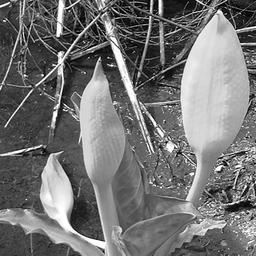
#> input picture s5/images/swampflower.png, 256 x 256 px, shrunk from 512 x 512 before the run
$ jupyter execute --allow-errors sheet05.ipynb   (shell and % lines are left out)
#> lines starting #> are read from the running program, lines starting #| are printed output that depends on the picture; after the words box and inside, x2 and y2 are one past the last pixel; in counts of white or black regions, pixels touching at a corner belong together
Osnabrück University - Computer Vision (Winter Term 2020/21) - Prof. Dr.-Ing. G. Heidemann, Ulf Krumnack, Axel Schaffland

# Exercise Sheet 05: Segmentation 2

## Introduction

This week's sheet should be solved and handed in before the end of **Saturday, December 5, 2020**. If you need help (and Google and other resources were not enough), feel free to contact your groups' designated tutor or whomever of us you run into first. Please upload your results to your group's Stud.IP folder.

## Assignment 0: Math recap (Periodic functions) [0 Points]

This exercise is supposed to be very easy, does not give any points, and is voluntary. There will be a similar exercise on every sheet. It is intended to revise some basic mathematical notions that are assumed throughout this class and to allow you to check if you are comfortable with them. Usually you should have no problem to answer these questions offhand, but if you feel unsure, this is a good time to look them up again. You are always welcome to discuss questions with the tutors or in the practice session. Also, if you have a (math) topic you would like to recap, please let us know.

**a)** What are periodic functions? Can you provide a definition?

YOUR ANSWER HERE

**b)** What are *amplitude*, *frequency*, *wave length*, and *phase* of a sine function? How can you change these properties?

YOUR ANSWER HERE

**c)** How are sine and cosine defined for complex arguments? In what sense does this generalize the real case?

YOUR ANSWER HERE

## Assignment 1: Edge-based segmentation  [5 Points]

### a) Gradients
What is the gradient of a pixel? How do we calculate the first, how the second derivative of an image?

The gradient of a pixel is given by the difference in contrast to its neighboring pixels (4- or 8-neighborhood). The gradient points into the direction with highest divergence. We can imagine an image as a function consisting of two variables (x- and y-axes) and its color shading in each pixel as the outcome. The whole image presents a landscape of valleys and hills in respect to its shading and coloring. A sobel-filtered image presents the first derivative of each pixel while the laplace-filter creates the second derivative.

### b) Edge linking

Describe in your own words the idea of edge linking. What is the goal? Why does it not necessarily yield closed
edge contours?

Edge linking is a variant of **edge-based segmentation** that uses gradient magnitude to link edges.
The stronger the gradient value at position $(x, y)$, the higher the probability that it is a real edge and not noise.
If $(x, y)$ belongs to an edge, the idea is that there should be more edge pixels orthogonal to the gradient direction.

**Goal:** Find segments by a search for boundaries between regions of different features.

**TODO: Why not closed edge contours?**

### c) Zero crossings

Explain what zero crossings are. Why does the detection of zero crossings always lead to closed contours?

A zero-crossing in general is a point where the sign of a function changes, represented by an intercept of the axis in the graph of the function.
In our context, zero crossings of the second derivative correspond to edges.

**TODO:** why lead to closed contours?

### c) Zero crossings (implementation)

Provide an implementation of the zero crossing procedure described in (CV-07 slide 71). To get sensible results you should smooth the image before applying the Laplacian filter, e.g. using the Laplacian of a Gaussian (you may use buildin functions for the filterings steps).

[cell 1]
from skimage import filters
from imageio import imread
import matplotlib.pyplot as plt
from scipy.ndimage import shift
import numpy as np

img = imread('images/swampflower.png').astype(float)
#> img: shape (256, 256) float64; min 0, max 255, mean 115.5
img /= img.max()

# Now compute edges and then zero crossings using the 4-neighborhood and the 8-neighborhood
# YOUR CODE HERE

def four_shift(edges):
    x_shift = shift(edges, (1, 0))
    y_shift = shift(edges, (0, 1))
    return (edges * x_shift <= 0) + (edges * y_shift <= 0)
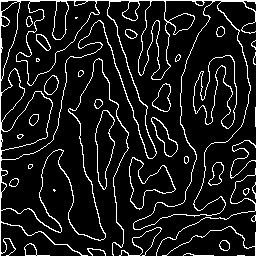
#> returned value: shape (256, 256) bool; 10.1% white in thin lines or dots

def eight_shift(edges):
    tmp = four_shift(edges)
    xy_shift_one = shift(edges, (1, -1))
    xy_shift_two = shift(edges, (1, 1))
    return tmp + (edges * xy_shift_one <= 0) + (edges * xy_shift_two <= 0)
#> returned value: shape (256, 256) bool; 16.7% white in thin lines or dots

smooth_img = filters.gaussian(img, sigma=5)
edges = filters.laplace(smooth_img)

zero_crossings_n4 = four_shift(edges)
zero_crossings_n8 = eight_shift(edges)

plt.figure(figsize=(12, 12))
plt.gray()

plt.subplot(2,2,1); plt.axis('off'); plt.imshow(img); plt.title('original')
plt.subplot(2,2,2); plt.axis('off'); plt.imshow(edges); plt.title('edges')
plt.subplot(2,2,3); plt.axis('off'); plt.imshow(zero_crossings_n4); plt.title('zero crossings (N4)')
plt.subplot(2,2,4); plt.axis('off'); plt.imshow(zero_crossings_n8); plt.title('zero crossings (N8)' )

plt.show()

## Assignment 2: Watershed transform  [5 Points]

### a) Watershed transform

Explain in your own words the idea of watershed transform. How do the two different approaches from the lecture work? Why does watershed transform always give a closed contour?

Watershed transform finds segments included by edges. The gradient magnitude image represents the heights of the watershed as segment boundaries.
The water flows downhill to a local minimum and the result are segments enclosed by edges, but ignoring the differing strength of edges (noise).

Two methods:
- **rain**: compute for each pixel the local minimum (where the water gathers)
- **flood**: starting at local minima, the groundwater floats the relief

**TODO:** Why does watershed transform always give a closed contour?

### b) Implementation

Now implement the watershed transform using the flooding approach (CV-07 slide 76, but note, that the algorithm presented there is somewhat simplified!). Obviously, buildin functions for computing watershed transform are not allowed, but all other functions may be used. In this example we appply the watershed transform to a distance transformed image, so you **do not** have to take the gradient image, but can apply the watershed transform directly.

[cell 2]
import numpy as np
import imageio
import matplotlib.pyplot as plt


# [51 lines left out: functions watershed, get_neighbor_labels, not called in this run]

#> (the rest of this cell did not finish here and is left out)

### c) Application: maze

You can use watershed transform to find your way through a maze. To do so, first apply a distance transform to the maze and then flood the result. The watershed will show you the way through the maze. Explain why this works.
You can use build-in functions instead of your own watershed function.

[cell 3]
import numpy as np
import imageio
import matplotlib.pyplot as plt
from scipy.ndimage.morphology import distance_transform_edt
from skimage.segmentation import watershed

img = imageio.imread('images/maze2.png', pilmode = 'L') # 'maze1.png' or 'maze2.png'
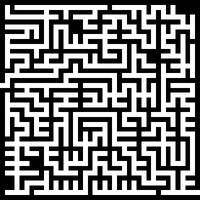
#> input picture s5/images/maze2.png, 200 x 200 px, shrunk from 400 x 400 before the run
#> img is the input picture: shape (200, 200); min 0, max 255, mean 122.4

result = img[:, :, np.newaxis].repeat(3, 2)
# YOUR CODE HERE
dt = distance_transform_edt(img)
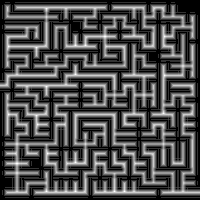
#> dt: shape (200, 200) float64; min 0, max 5, mean 1.49; drawn with min black and max white
water = watershed(dt)
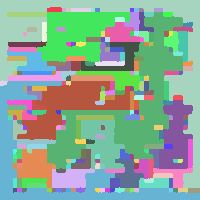
#> water: shape (200, 200) int32; 221 distinct labels, from 1 to 221; one colour per label, 0 black
result[water == 1] = (255, 0, 0)
#> result: shape (200, 200, 3); 14.99% of pixels changed, all inside (x1, y1, x2, y2) = (0, 0, 200, 188)

plt.figure(figsize=(10, 10))
plt.title('Solution')
plt.axis('off')
plt.gray()
plt.imshow(result)
plt.show()

The solution path is the watershed between the catchment basins.

## Assignment 3: $k$-means segmentation [5 Points]

**a)** Explain the idea of $k$-means clustering and how it can be used for segmentation.

Color segmentation in general is used to find segments of constant color.
$k-$Means in general is used to separate data into $k$ clusters of similar properties represented by a cluster center.

$k-$Means for color segmentation starts with with $k$ random RGB values as cluster centers and assigns each RGB value in the image to its closest
cluster center based on the RGB difference. Afterwards, a new center is computed for each cluster based on its average RGB value.
It's an iterative procedure of the two steps 'center computation' and 'cluster assignment update' until convergence up to a certain threshold is reached.

**b)** Implement k-means clustering for color segmentation of an RGB image (no use of `scipy.cluster.vq.kmeans` or similar functions allowed here, but you may use functions like `numpy.mean`, `scipy.spatial.distance.pdist` and similar utility functions). Stop calculation when center vectors do not change more than a predefined threshold. Avoid empty clusters by re-initializing the corresponding center vector. (Empirically) determine a good value for $k$ for clustering the image 'peppers.png'.
**Bonus** If you want you can visualize the intermediate steps of the clustering process.

First lets take a look at how our image looks in RGB colorspace.

[cell 4]
from mpl_toolkits.mplot3d import Axes3D
from imageio import imread
import matplotlib.pyplot as plt

img = imread('images/peppers.png')
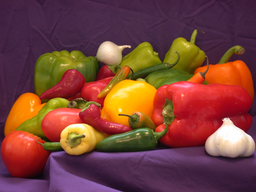
#> input picture s5/images/peppers.png, 256 x 192 px, shrunk from 512 x 384 before the run
#> img is the input picture: shape (192, 256, 3); mean R, G, B 120.8, 66.4, 57.6
vec = img.reshape((-1, img.shape[2]))
vec_scaled = vec / 255
fig = plt.figure(figsize=(12, 12))
ax = fig.add_subplot(111, projection='3d')
ret = ax.scatter(vec[:, 0], vec[:, 1], vec[:, 2], c=vec_scaled, marker='.')
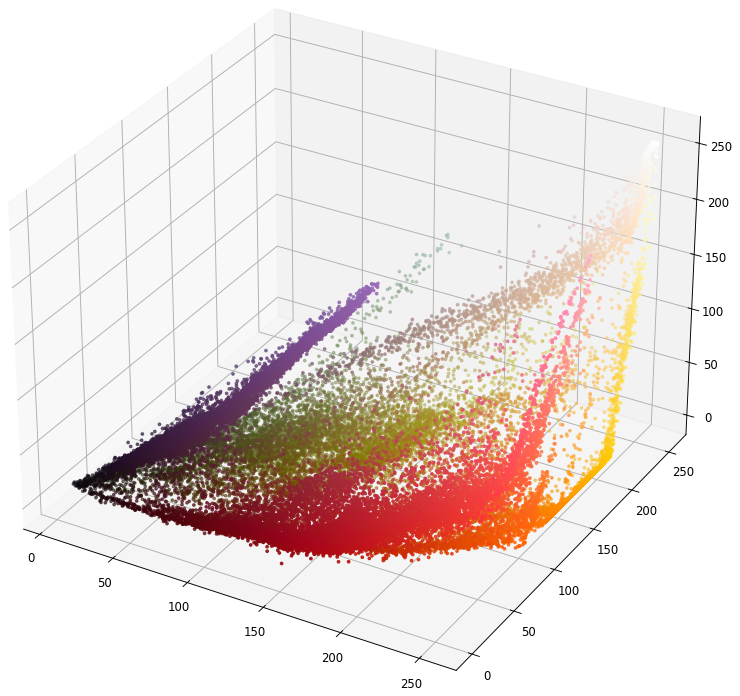
#> figure drawn by matplotlib, 1 panel

[cell 5]
import numpy as np
from scipy.spatial import distance
from IPython import display
from imageio import imread
import time
import matplotlib.pyplot as plt


def kmeans_rgb(img, k, threshold=0, do_display=None):
    """
    k-means clustering in RGB space.

    Args:
        img (numpy.ndarray): an RGB image
        k (int): the number of clusters
        threshold (float): Maximal change for convergence criterion.
        do_display (bool): Whether or not to plot, intermediate steps.

    Results:
        cluster (numpy.ndarray): an array of the same size as `img`,
            containing for each pixel the cluster it belongs to
        centers (numpy.ndarray): 'number of clusters' x 3 array.
            RGB color for each cluster center.
    """
#> called with k = 7, threshold = 0, do_display = True
    # YOUR CODE HERE

    # initialize random cluster centers (k random rgb tuples)
    centers = np.array([np.random.randint(255, size=3) for _ in range(k)])
    # list of rgb values in img
    rgb_list = [[img[x][y][0], img[x][y][1], img[x][y][2]] for x in range(img.shape[0]) for y in range(img.shape[1])]
#> rgb_list = 49152 items

    change = np.inf

    while change > threshold:
        change = 0
        # compute distance between each pair of the two collections of inputs
        rgb_dist_to_centers = distance.cdist(rgb_list, centers)
        # assign closest cluster center to each rgb value
        cluster_for_each_rgb = np.array([np.argmin(distances) for distances in rgb_dist_to_centers])

        for i in range(k):
            if i in cluster_for_each_rgb:
                # determine colors that are assigned to the currently considered cluster
                colors = [rgb_list[x] for x in range(len(rgb_list)) if cluster_for_each_rgb[x] == i]

                # update cluster center
                new_center = []
                for channel in range(3):
                    avg = 0
                    for x in colors:
                        avg += x[channel]
                    new_center.append(int(avg / len(colors)))

            else:
                # re-initialize center
                new_center = np.random.randint(255, size=3)

            change += distance.cdist([centers[i]], [new_center])
            centers[i] = new_center
#> after the loop, centers = [[157, 24, 28], [236, 206, 173], [227, 75, 43], [121, 113, 25], [67, 37, 61], [238, 162, 19], [125, 85, 132]]

    return cluster_for_each_rgb.reshape((img.shape[0], img.shape[1])), centers

img = imread('images/peppers.png')

cluster, centers = kmeans_rgb(img, k=7, threshold=0, do_display=True)
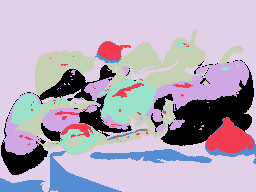
#> cluster: shape (192, 256) int64; 7 distinct labels, from 0 to 6; one colour per label, 0 black
plt.imshow(centers[cluster])
plt.show()
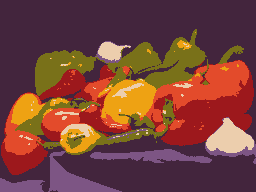
#> shown: shape (192, 256, 3); mean R, G, B 120.5, 65.9, 57.2
#> `img_hsv = color.rgb2hsv(img)`: img_hsv: shape (192, 256, 3) float64; mean of channels 0, 1, 2 0.578, 0.616, 0.481

**c)** Now do the same in the HSV space (remember its special topological structure). Check if you can improve the results by ignoring some of the HSV channels.

[cell 6]
import numpy as np
import matplotlib.pyplot as plt
from scipy.spatial import distance
from skimage import color
from imageio import imread
# from matplotlib.colors import rgb_to_hsv, hsv_to_rgb

img = imread('images/peppers.png', pilmode = 'RGB')

def kmeans_hsv(img, k, threshold = 0):
    """
    k-means clustering in HSV space.

    Args:
        img (numpy.ndarray): an HSV image
        k (int): the number of clusters
        threshold (float):

    Results:
        cluster (numpy.ndarray): an array of the same size as `img`,
            containing for each pixel the cluster it belongs to
        centers (numpy.ndarray): an array
    """
#> called with k = 7, threshold = 0.01
    # YOUR CODE HERE

    # initialize random cluster centers (k random hsv tuples)
    centers = np.array([np.random.uniform(0, 1, size=3) for _ in range(k)])
    # list of rgb values in img
    hsv_list = [[img[x][y][0], img[x][y][1], img[x][y][2]] for x in range(img.shape[0]) for y in range(img.shape[1])]
#> hsv_list = 49152 items

    change = np.inf

    while change > threshold:
        change = 0
        # compute distance between each pair of the two collections of inputs
        hsv_dist_to_centers = distance.cdist(hsv_list, centers)
        # assign closest cluster center to each hsv value
        cluster_for_each_hsv = np.array([np.argmin(distances) for distances in hsv_dist_to_centers])

        for i in range(k):
            if i in cluster_for_each_hsv:
                # determine colors that are assigned to the currently considered cluster
                colors = [hsv_list[x] for x in range(len(hsv_list)) if cluster_for_each_hsv[x] == i]

                # update cluster center
                new_center = []
                for channel in range(3):
                    avg = 0
                    for x in colors:
                        avg += x[channel]
                    new_center.append(avg / len(colors))

            else:
                # re-initialize center
                new_center = np.random.uniform(0, 1, size=3)

            change += distance.cdist([centers[i]], [new_center])
            centers[i] = new_center
#> after the loop, centers = [[0.805, 0.422, 0.576], [0.13, 0.875, 0.503], [0.987, 0.854, 0.626], [0.0618, 0.869, 0.903], [0.0934, 0.254, 0.871], [0.168, 0.604, 0.363], [0.842, 0.465, 0.27]]

    return cluster_for_each_hsv.reshape((img.shape[0], img.shape[1])), centers


img_hsv = color.rgb2hsv(img)
k = 7
theta = 0.01

cluster, centers_hsv = kmeans_hsv(img_hsv[:,:,:], k, theta)
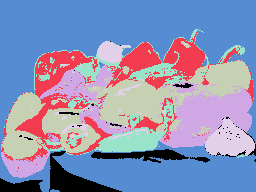
#> cluster: shape (192, 256) int64; 7 distinct labels, from 0 to 6; one colour per label, 0 black
#> centers_hsv has the same summary as centers in kmeans_hsv
if (centers_hsv.shape[1] == 3):
    plt.imshow(color.hsv2rgb(centers_hsv[cluster]))
else:
    plt.gray()
    plt.imshow(np.squeeze(centers_hsv[cluster]))
plt.show()
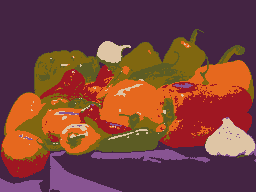
#> shown: shape (192, 256, 3) float64; mean R, G, B 0.478, 0.26, 0.228

## Assignment 4: Interactive Region Growing [5 Points]

Implement flood fill as described in (CV07 slides 123ff.).

In a recursive implementation the floodfill function is called for the seed pixel. In the function a recursive call for the four neighbouring pixels is made, if the color of the pixel, the function is called with, is similar to the seed color. If this is the case the pixel is added to the region. [Other](https://en.wikipedia.org/wiki/Flood_fill) more elegant solutions exist aswell.

The function `on_press` is called when a mouse button is pressed inside the canvas. From there call `floodfill`. Use the filtered hsv image `img_filtered` for your computation, and show the computed region around the seed point (the position where the mousebutton was pressed) in the original image. You may use a mask to save which pixels belong the the region (and to save which pixels you already visited).

Hint: If you can not see the image, try restarting the kernel.

[cell 7]
import imageio
import math
import numpy as np
from matplotlib import pyplot as plt
from skimage import color
import scipy.ndimage as ndimage
from sys import setrecursionlimit
from scipy.spatial import distance

threshold = .08;

setrecursionlimit(100000)

# [64 lines left out: functions floodfill, get_neighbors, on_press, fill_from_pixel, not called in this run]


img = imageio.imread('images/peppers.png')
img_hsv = color.rgb2hsv(img)
img_filtered = ndimage.median_filter(img_hsv, 5)
#> img_filtered: shape (192, 256, 3) float64; mean of channels 0, 1, 2 0.567, 0.552, 0.565
#img = fill_from_pixel(img, img_filtered, 200, 300) # Comment in to deactivate simple testing at fixed position
fig = plt.figure()
ax = fig.add_subplot(111)
plt.imshow(img)
fig.canvas.mpl_connect('button_press_event', on_press)
plt.show()
